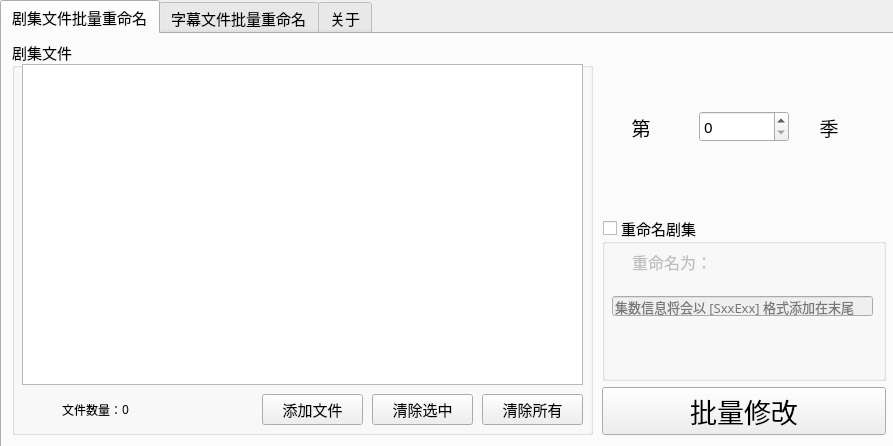
<?xml version="1.0" encoding="UTF-8"?>
<ui version="4.0">
 <class>Form</class>
 <widget class="QWidget" name="Form">
  <property name="geometry">
   <rect>
    <x>0</x>
    <y>0</y>
    <width>893</width>
    <height>446</height>
   </rect>
  </property>
  <property name="minimumSize">
   <size>
    <width>893</width>
    <height>446</height>
   </size>
  </property>
  <property name="maximumSize">
   <size>
    <width>893</width>
    <height>446</height>
   </size>
  </property>
  <property name="windowTitle">
   <string>剧集与字幕批量改名</string>
  </property>
  <property name="windowIcon">
   <iconset>
    <normaloff>icon/logo.png</normaloff>icon/logo.png</iconset>
  </property>
  <property name="windowOpacity">
   <double>1.000000000000000</double>
  </property>
  <widget class="QTabWidget" name="tabWidget">
   <property name="geometry">
    <rect>
     <x>0</x>
     <y>0</y>
     <width>896</width>
     <height>448</height>
    </rect>
   </property>
   <property name="sizePolicy">
    <sizepolicy hsizetype="Expanding" vsizetype="Expanding">
     <horstretch>0</horstretch>
     <verstretch>0</verstretch>
    </sizepolicy>
   </property>
   <property name="font">
    <font>
     <family>Microsoft Yi Baiti</family>
     <pointsize>11</pointsize>
    </font>
   </property>
   <property name="mouseTracking">
    <bool>false</bool>
   </property>
   <property name="focusPolicy">
    <enum>Qt::TabFocus</enum>
   </property>
   <property name="contextMenuPolicy">
    <enum>Qt::DefaultContextMenu</enum>
   </property>
   <property name="acceptDrops">
    <bool>false</bool>
   </property>
   <property name="toolTip">
    <string/>
   </property>
   <property name="statusTip">
    <string/>
   </property>
   <property name="tabPosition">
    <enum>QTabWidget::North</enum>
   </property>
   <property name="tabShape">
    <enum>QTabWidget::Rounded</enum>
   </property>
   <property name="currentIndex">
    <number>0</number>
   </property>
   <property name="iconSize">
    <size>
     <width>25</width>
     <height>25</height>
    </size>
   </property>
   <property name="elideMode">
    <enum>Qt::ElideNone</enum>
   </property>
   <property name="usesScrollButtons">
    <bool>false</bool>
   </property>
   <property name="documentMode">
    <bool>false</bool>
   </property>
   <property name="tabsClosable">
    <bool>false</bool>
   </property>
   <property name="movable">
    <bool>false</bool>
   </property>
   <property name="tabBarAutoHide">
    <bool>true</bool>
   </property>
   <widget class="QWidget" name="tab">
    <property name="accessibleName">
     <string/>
    </property>
    <attribute name="icon">
     <iconset theme="rename">
      <normaloff>icon/rename.png</normaloff>icon/rename.png</iconset>
    </attribute>
    <attribute name="title">
     <string>剧集文件批量重命名</string>
    </attribute>
    <widget class="QGroupBox" name="groupBox_3">
     <property name="geometry">
      <rect>
       <x>10</x>
       <y>6</y>
       <width>581</width>
       <height>395</height>
      </rect>
     </property>
     <property name="title">
      <string>剧集文件</string>
     </property>
     <widget class="QLabel" name="label_13">
      <property name="geometry">
       <rect>
        <x>10</x>
        <y>354</y>
        <width>31</width>
        <height>31</height>
       </rect>
      </property>
      <property name="text">
       <string/>
      </property>
      <property name="pixmap">
       <pixmap>icon/movie.png</pixmap>
      </property>
      <property name="scaledContents">
       <bool>true</bool>
      </property>
     </widget>
     <widget class="QLabel" name="label_14">
      <property name="geometry">
       <rect>
        <x>50</x>
        <y>354</y>
        <width>61</width>
        <height>31</height>
       </rect>
      </property>
      <property name="font">
       <font>
        <family>微软雅黑</family>
        <pointsize>9</pointsize>
       </font>
      </property>
      <property name="text">
       <string>文件数量：</string>
      </property>
      <property name="textFormat">
       <enum>Qt::AutoText</enum>
      </property>
     </widget>
     <widget class="QLabel" name="label_number_season">
      <property name="geometry">
       <rect>
        <x>110</x>
        <y>354</y>
        <width>131</width>
        <height>31</height>
       </rect>
      </property>
      <property name="font">
       <font>
        <family>微软雅黑</family>
        <pointsize>9</pointsize>
       </font>
      </property>
      <property name="text">
       <string>0</string>
      </property>
      <property name="textFormat">
       <enum>Qt::AutoText</enum>
      </property>
     </widget>
     <widget class="QPushButton" name="pushButton_rename_del_all">
      <property name="geometry">
       <rect>
        <x>470</x>
        <y>354</y>
        <width>101</width>
        <height>31</height>
       </rect>
      </property>
      <property name="text">
       <string>清除所有</string>
      </property>
      <property name="icon">
       <iconset>
        <normaloff>icon/del.png</normaloff>icon/del.png</iconset>
      </property>
      <property name="iconSize">
       <size>
        <width>29</width>
        <height>29</height>
       </size>
      </property>
     </widget>
     <widget class="QPushButton" name="pushButton_rename_add">
      <property name="geometry">
       <rect>
        <x>250</x>
        <y>354</y>
        <width>101</width>
        <height>31</height>
       </rect>
      </property>
      <property name="text">
       <string>添加文件</string>
      </property>
      <property name="icon">
       <iconset>
        <normaloff>icon/plus.png</normaloff>icon/plus.png</iconset>
      </property>
      <property name="iconSize">
       <size>
        <width>29</width>
        <height>29</height>
       </size>
      </property>
     </widget>
     <widget class="QPushButton" name="pushButton_rename_del_one">
      <property name="geometry">
       <rect>
        <x>360</x>
        <y>354</y>
        <width>101</width>
        <height>31</height>
       </rect>
      </property>
      <property name="toolTip">
       <string>清除选中</string>
      </property>
      <property name="text">
       <string>清除选中</string>
      </property>
      <property name="icon">
       <iconset>
        <normaloff>icon/close.png</normaloff>icon/close.png</iconset>
      </property>
      <property name="iconSize">
       <size>
        <width>29</width>
        <height>29</height>
       </size>
      </property>
     </widget>
     <widget class="QListWidget" name="listWidget_season">
      <property name="geometry">
       <rect>
        <x>10</x>
        <y>24</y>
        <width>561</width>
        <height>321</height>
       </rect>
      </property>
     </widget>
    </widget>
    <widget class="QWidget" name="verticalLayoutWidget">
     <property name="geometry">
      <rect>
       <x>600</x>
       <y>10</y>
       <width>284</width>
       <height>391</height>
      </rect>
     </property>
     <layout class="QVBoxLayout" name="verticalLayout">
      <item>
       <layout class="QHBoxLayout" name="horizontalLayout_3">
        <item>
         <widget class="QLabel" name="label_16">
          <property name="font">
           <font>
            <family>微软雅黑</family>
            <pointsize>14</pointsize>
           </font>
          </property>
          <property name="text">
           <string>      第</string>
          </property>
         </widget>
        </item>
        <item>
         <widget class="QSpinBox" name="spinBox_season">
          <property name="minimum">
           <number>0</number>
          </property>
         </widget>
        </item>
        <item>
         <widget class="QLabel" name="label_15">
          <property name="font">
           <font>
            <family>微软雅黑</family>
            <pointsize>14</pointsize>
           </font>
          </property>
          <property name="text">
           <string>     季</string>
          </property>
         </widget>
        </item>
       </layout>
      </item>
      <item>
       <widget class="QGroupBox" name="groupBox_rename">
        <property name="title">
         <string>重命名剧集</string>
        </property>
        <property name="checkable">
         <bool>true</bool>
        </property>
        <property name="checked">
         <bool>false</bool>
        </property>
        <widget class="QLabel" name="label_17">
         <property name="geometry">
          <rect>
           <x>30</x>
           <y>20</y>
           <width>91</width>
           <height>51</height>
          </rect>
         </property>
         <property name="font">
          <font>
           <family>微软雅黑</family>
           <pointsize>12</pointsize>
           <weight>50</weight>
           <bold>false</bold>
          </font>
         </property>
         <property name="text">
          <string>重命名为：</string>
         </property>
        </widget>
        <widget class="QLineEdit" name="lineEdit_rename">
         <property name="geometry">
          <rect>
           <x>10</x>
           <y>80</y>
           <width>261</width>
           <height>20</height>
          </rect>
         </property>
         <property name="font">
          <font>
           <family>微软雅黑</family>
           <pointsize>10</pointsize>
          </font>
         </property>
         <property name="placeholderText">
          <string>集数信息将会以 [SxxExx] 格式添加在末尾</string>
         </property>
        </widget>
       </widget>
      </item>
      <item>
       <widget class="QPushButton" name="pushButton_rename_start">
        <property name="font">
         <font>
          <family>华康方圆体W7(P)</family>
          <pointsize>20</pointsize>
         </font>
        </property>
        <property name="text">
         <string>批量修改</string>
        </property>
        <property name="icon">
         <iconset>
          <normalon>icon/start.png</normalon>
         </iconset>
        </property>
        <property name="iconSize">
         <size>
          <width>100</width>
          <height>100</height>
         </size>
        </property>
       </widget>
      </item>
     </layout>
    </widget>
   </widget>
   <widget class="QWidget" name="tab_2">
    <attribute name="icon">
     <iconset theme="字幕">
      <normaloff>icon/subtitles.png</normaloff>icon/subtitles.png</iconset>
    </attribute>
    <attribute name="title">
     <string>字幕文件批量重命名</string>
    </attribute>
    <widget class="QGroupBox" name="groupBox">
     <property name="geometry">
      <rect>
       <x>10</x>
       <y>6</y>
       <width>431</width>
       <height>351</height>
      </rect>
     </property>
     <property name="title">
      <string>字幕文件</string>
     </property>
     <property name="flat">
      <bool>false</bool>
     </property>
     <widget class="QPushButton" name="pushButton_sub_up">
      <property name="geometry">
       <rect>
        <x>390</x>
        <y>110</y>
        <width>31</width>
        <height>31</height>
       </rect>
      </property>
      <property name="toolTip">
       <string>上移一位</string>
      </property>
      <property name="text">
       <string/>
      </property>
      <property name="icon">
       <iconset>
        <normaloff>icon/up.png</normaloff>icon/up.png</iconset>
      </property>
      <property name="iconSize">
       <size>
        <width>31</width>
        <height>31</height>
       </size>
      </property>
     </widget>
     <widget class="QPushButton" name="pushButton_sub_down">
      <property name="geometry">
       <rect>
        <x>390</x>
        <y>150</y>
        <width>31</width>
        <height>31</height>
       </rect>
      </property>
      <property name="toolTip">
       <string>下移一位</string>
      </property>
      <property name="text">
       <string/>
      </property>
      <property name="icon">
       <iconset>
        <normaloff>icon/down.png</normaloff>icon/down.png</iconset>
      </property>
      <property name="iconSize">
       <size>
        <width>31</width>
        <height>31</height>
       </size>
      </property>
     </widget>
     <widget class="QPushButton" name="pushButton_sub_del_one">
      <property name="geometry">
       <rect>
        <x>220</x>
        <y>310</y>
        <width>101</width>
        <height>31</height>
       </rect>
      </property>
      <property name="toolTip">
       <string>清除选中</string>
      </property>
      <property name="text">
       <string>清除选中</string>
      </property>
      <property name="icon">
       <iconset>
        <normaloff>icon/close.png</normaloff>icon/close.png</iconset>
      </property>
      <property name="iconSize">
       <size>
        <width>29</width>
        <height>29</height>
       </size>
      </property>
     </widget>
     <widget class="QPushButton" name="pushButton_sub_add">
      <property name="geometry">
       <rect>
        <x>150</x>
        <y>310</y>
        <width>71</width>
        <height>31</height>
       </rect>
      </property>
      <property name="toolTip">
       <string>添加</string>
      </property>
      <property name="text">
       <string notr="true">添加</string>
      </property>
      <property name="icon">
       <iconset>
        <normaloff>icon/plus.png</normaloff>icon/plus.png</iconset>
      </property>
      <property name="iconSize">
       <size>
        <width>29</width>
        <height>29</height>
       </size>
      </property>
     </widget>
     <widget class="QPushButton" name="pushButton_sub_del_all">
      <property name="geometry">
       <rect>
        <x>320</x>
        <y>310</y>
        <width>101</width>
        <height>31</height>
       </rect>
      </property>
      <property name="toolTip">
       <string>清除全部</string>
      </property>
      <property name="text">
       <string notr="true">清除所有</string>
      </property>
      <property name="icon">
       <iconset>
        <normaloff>icon/del.png</normaloff>icon/del.png</iconset>
      </property>
      <property name="iconSize">
       <size>
        <width>29</width>
        <height>29</height>
       </size>
      </property>
     </widget>
     <widget class="QLabel" name="label">
      <property name="geometry">
       <rect>
        <x>50</x>
        <y>310</y>
        <width>61</width>
        <height>31</height>
       </rect>
      </property>
      <property name="font">
       <font>
        <family>微软雅黑</family>
        <pointsize>9</pointsize>
       </font>
      </property>
      <property name="text">
       <string>文件数量：</string>
      </property>
      <property name="textFormat">
       <enum>Qt::AutoText</enum>
      </property>
     </widget>
     <widget class="QLabel" name="label_number_sub">
      <property name="geometry">
       <rect>
        <x>110</x>
        <y>310</y>
        <width>41</width>
        <height>31</height>
       </rect>
      </property>
      <property name="font">
       <font>
        <family>微软雅黑</family>
        <pointsize>9</pointsize>
       </font>
      </property>
      <property name="text">
       <string>0</string>
      </property>
      <property name="textFormat">
       <enum>Qt::AutoText</enum>
      </property>
     </widget>
     <widget class="QLabel" name="label_6">
      <property name="geometry">
       <rect>
        <x>10</x>
        <y>310</y>
        <width>31</width>
        <height>31</height>
       </rect>
      </property>
      <property name="text">
       <string/>
      </property>
      <property name="pixmap">
       <pixmap>icon/subtitles.png</pixmap>
      </property>
      <property name="scaledContents">
       <bool>true</bool>
      </property>
     </widget>
     <widget class="QListWidget" name="listWidget_sub">
      <property name="geometry">
       <rect>
        <x>10</x>
        <y>20</y>
        <width>371</width>
        <height>281</height>
       </rect>
      </property>
     </widget>
     <widget class="QPushButton" name="pushButton_sub_flash">
      <property name="geometry">
       <rect>
        <x>390</x>
        <y>220</y>
        <width>31</width>
        <height>31</height>
       </rect>
      </property>
      <property name="toolTip">
       <string>下移一位</string>
      </property>
      <property name="text">
       <string/>
      </property>
      <property name="icon">
       <iconset>
        <normaloff>icon/flash.png</normaloff>icon/flash.png</iconset>
      </property>
      <property name="iconSize">
       <size>
        <width>31</width>
        <height>31</height>
       </size>
      </property>
     </widget>
    </widget>
    <widget class="QGroupBox" name="groupBox_2">
     <property name="geometry">
      <rect>
       <x>450</x>
       <y>6</y>
       <width>431</width>
       <height>351</height>
      </rect>
     </property>
     <property name="title">
      <string>视频文件</string>
     </property>
     <property name="flat">
      <bool>false</bool>
     </property>
     <widget class="QPushButton" name="pushButton_movie_up">
      <property name="geometry">
       <rect>
        <x>390</x>
        <y>110</y>
        <width>31</width>
        <height>31</height>
       </rect>
      </property>
      <property name="toolTip">
       <string>上移一位</string>
      </property>
      <property name="text">
       <string/>
      </property>
      <property name="icon">
       <iconset>
        <normaloff>icon/up.png</normaloff>icon/up.png</iconset>
      </property>
      <property name="iconSize">
       <size>
        <width>31</width>
        <height>31</height>
       </size>
      </property>
     </widget>
     <widget class="QPushButton" name="pushButton_movie_down">
      <property name="geometry">
       <rect>
        <x>390</x>
        <y>150</y>
        <width>31</width>
        <height>31</height>
       </rect>
      </property>
      <property name="toolTip">
       <string>下移一位</string>
      </property>
      <property name="text">
       <string/>
      </property>
      <property name="icon">
       <iconset>
        <normaloff>icon/down.png</normaloff>icon/down.png</iconset>
      </property>
      <property name="iconSize">
       <size>
        <width>31</width>
        <height>31</height>
       </size>
      </property>
     </widget>
     <widget class="QLabel" name="label_2">
      <property name="geometry">
       <rect>
        <x>50</x>
        <y>310</y>
        <width>61</width>
        <height>31</height>
       </rect>
      </property>
      <property name="font">
       <font>
        <family>微软雅黑</family>
        <pointsize>9</pointsize>
       </font>
      </property>
      <property name="text">
       <string>文件数量：</string>
      </property>
      <property name="textFormat">
       <enum>Qt::AutoText</enum>
      </property>
     </widget>
     <widget class="QLabel" name="label_number_movie">
      <property name="geometry">
       <rect>
        <x>110</x>
        <y>310</y>
        <width>41</width>
        <height>31</height>
       </rect>
      </property>
      <property name="font">
       <font>
        <family>微软雅黑</family>
        <pointsize>9</pointsize>
       </font>
      </property>
      <property name="text">
       <string>0</string>
      </property>
      <property name="textFormat">
       <enum>Qt::AutoText</enum>
      </property>
     </widget>
     <widget class="QLabel" name="label_7">
      <property name="geometry">
       <rect>
        <x>10</x>
        <y>310</y>
        <width>31</width>
        <height>31</height>
       </rect>
      </property>
      <property name="text">
       <string/>
      </property>
      <property name="pixmap">
       <pixmap>icon/movie.png</pixmap>
      </property>
      <property name="scaledContents">
       <bool>true</bool>
      </property>
     </widget>
     <widget class="QPushButton" name="pushButton_movie_del_one">
      <property name="geometry">
       <rect>
        <x>220</x>
        <y>310</y>
        <width>101</width>
        <height>31</height>
       </rect>
      </property>
      <property name="toolTip">
       <string>清除选中</string>
      </property>
      <property name="text">
       <string>清除选中</string>
      </property>
      <property name="icon">
       <iconset>
        <normaloff>icon/close.png</normaloff>icon/close.png</iconset>
      </property>
      <property name="iconSize">
       <size>
        <width>29</width>
        <height>29</height>
       </size>
      </property>
     </widget>
     <widget class="QPushButton" name="pushButton_movie_del_all">
      <property name="geometry">
       <rect>
        <x>320</x>
        <y>310</y>
        <width>101</width>
        <height>31</height>
       </rect>
      </property>
      <property name="toolTip">
       <string>清除全部</string>
      </property>
      <property name="text">
       <string notr="true">清除所有</string>
      </property>
      <property name="icon">
       <iconset>
        <normaloff>icon/del.png</normaloff>icon/del.png</iconset>
      </property>
      <property name="iconSize">
       <size>
        <width>29</width>
        <height>29</height>
       </size>
      </property>
     </widget>
     <widget class="QPushButton" name="pushButton_movie_add">
      <property name="geometry">
       <rect>
        <x>150</x>
        <y>310</y>
        <width>71</width>
        <height>31</height>
       </rect>
      </property>
      <property name="toolTip">
       <string>添加</string>
      </property>
      <property name="text">
       <string notr="true">添加</string>
      </property>
      <property name="icon">
       <iconset>
        <normaloff>icon/plus.png</normaloff>icon/plus.png</iconset>
      </property>
      <property name="iconSize">
       <size>
        <width>29</width>
        <height>29</height>
       </size>
      </property>
     </widget>
     <widget class="QListWidget" name="listWidget_movie">
      <property name="geometry">
       <rect>
        <x>10</x>
        <y>20</y>
        <width>371</width>
        <height>281</height>
       </rect>
      </property>
     </widget>
     <widget class="QPushButton" name="pushButton_movie_flash">
      <property name="geometry">
       <rect>
        <x>390</x>
        <y>220</y>
        <width>31</width>
        <height>31</height>
       </rect>
      </property>
      <property name="toolTip">
       <string>下移一位</string>
      </property>
      <property name="text">
       <string/>
      </property>
      <property name="icon">
       <iconset>
        <normaloff>icon/flash.png</normaloff>icon/flash.png</iconset>
      </property>
      <property name="iconSize">
       <size>
        <width>31</width>
        <height>31</height>
       </size>
      </property>
     </widget>
    </widget>
    <widget class="QPushButton" name="pushButton_sub_start">
     <property name="geometry">
      <rect>
       <x>720</x>
       <y>366</y>
       <width>161</width>
       <height>36</height>
      </rect>
     </property>
     <property name="font">
      <font>
       <family>微软雅黑</family>
      </font>
     </property>
     <property name="toolTip">
      <string>开始修改</string>
     </property>
     <property name="text">
      <string>批量修改</string>
     </property>
     <property name="icon">
      <iconset>
       <normaloff>icon/start.png</normaloff>icon/start.png</iconset>
     </property>
     <property name="iconSize">
      <size>
       <width>29</width>
       <height>29</height>
      </size>
     </property>
    </widget>
    <widget class="QGroupBox" name="groupBox_sub_lan">
     <property name="geometry">
      <rect>
       <x>10</x>
       <y>360</y>
       <width>701</width>
       <height>41</height>
      </rect>
     </property>
     <property name="title">
      <string>添加字幕语言标注</string>
     </property>
     <property name="alignment">
      <set>Qt::AlignLeading|Qt::AlignLeft|Qt::AlignTop</set>
     </property>
     <property name="flat">
      <bool>false</bool>
     </property>
     <property name="checkable">
      <bool>true</bool>
     </property>
     <property name="checked">
      <bool>false</bool>
     </property>
     <widget class="QLabel" name="label_18">
      <property name="geometry">
       <rect>
        <x>220</x>
        <y>10</y>
        <width>51</width>
        <height>31</height>
       </rect>
      </property>
      <property name="font">
       <font>
        <family>微软雅黑</family>
        <pointsize>9</pointsize>
       </font>
      </property>
      <property name="text">
       <string>字幕语言</string>
      </property>
      <property name="textFormat">
       <enum>Qt::AutoText</enum>
      </property>
     </widget>
     <widget class="QRadioButton" name="radioButton_lan_eng">
      <property name="geometry">
       <rect>
        <x>480</x>
        <y>10</y>
        <width>81</width>
        <height>31</height>
       </rect>
      </property>
      <property name="font">
       <font>
        <family>微软雅黑</family>
        <pointsize>11</pointsize>
       </font>
      </property>
      <property name="text">
       <string notr="true">eng</string>
      </property>
      <property name="icon">
       <iconset>
        <normaloff>icon/eng.png</normaloff>icon/eng.png</iconset>
      </property>
      <property name="iconSize">
       <size>
        <width>23</width>
        <height>23</height>
       </size>
      </property>
      <property name="checked">
       <bool>false</bool>
      </property>
     </widget>
     <widget class="QRadioButton" name="radioButton_lan_cht">
      <property name="geometry">
       <rect>
        <x>390</x>
        <y>10</y>
        <width>81</width>
        <height>31</height>
       </rect>
      </property>
      <property name="font">
       <font>
        <family>微软雅黑</family>
        <pointsize>11</pointsize>
       </font>
      </property>
      <property name="text">
       <string notr="true">cht</string>
      </property>
      <property name="icon">
       <iconset>
        <normaloff>icon/cht.png</normaloff>icon/cht.png</iconset>
      </property>
      <property name="iconSize">
       <size>
        <width>23</width>
        <height>23</height>
       </size>
      </property>
      <property name="checked">
       <bool>false</bool>
      </property>
     </widget>
     <widget class="QRadioButton" name="radioButton_lan_chs">
      <property name="geometry">
       <rect>
        <x>300</x>
        <y>10</y>
        <width>81</width>
        <height>31</height>
       </rect>
      </property>
      <property name="font">
       <font>
        <family>微软雅黑</family>
        <pointsize>11</pointsize>
       </font>
      </property>
      <property name="text">
       <string notr="true">chs</string>
      </property>
      <property name="icon">
       <iconset>
        <normaloff>icon/chs.png</normaloff>icon/chs.png</iconset>
      </property>
      <property name="iconSize">
       <size>
        <width>23</width>
        <height>23</height>
       </size>
      </property>
      <property name="checked">
       <bool>true</bool>
      </property>
     </widget>
    </widget>
   </widget>
   <widget class="QWidget" name="tab_3">
    <attribute name="icon">
     <iconset>
      <normaloff>icon/info.png</normaloff>icon/info.png</iconset>
    </attribute>
    <attribute name="title">
     <string>关于</string>
    </attribute>
    <widget class="QLabel" name="label_4">
     <property name="geometry">
      <rect>
       <x>580</x>
       <y>330</y>
       <width>61</width>
       <height>61</height>
      </rect>
     </property>
     <property name="text">
      <string/>
     </property>
     <property name="pixmap">
      <pixmap>icon/Python.png</pixmap>
     </property>
     <property name="scaledContents">
      <bool>true</bool>
     </property>
    </widget>
    <widget class="QLabel" name="label_8">
     <property name="geometry">
      <rect>
       <x>420</x>
       <y>340</y>
       <width>141</width>
       <height>41</height>
      </rect>
     </property>
     <property name="font">
      <font>
       <family>MV Boli</family>
       <pointsize>22</pointsize>
       <weight>50</weight>
       <bold>false</bold>
      </font>
     </property>
     <property name="text">
      <string>Power by</string>
     </property>
    </widget>
    <widget class="QLabel" name="label_9">
     <property name="geometry">
      <rect>
       <x>660</x>
       <y>340</y>
       <width>211</width>
       <height>41</height>
      </rect>
     </property>
     <property name="font">
      <font>
       <family>MV Boli</family>
       <pointsize>22</pointsize>
       <weight>50</weight>
       <bold>false</bold>
      </font>
     </property>
     <property name="text">
      <string>Python PyQt5</string>
     </property>
    </widget>
    <widget class="QLabel" name="label_10">
     <property name="geometry">
      <rect>
       <x>280</x>
       <y>60</y>
       <width>131</width>
       <height>31</height>
      </rect>
     </property>
     <property name="font">
      <font>
       <family>微软雅黑</family>
       <pointsize>12</pointsize>
       <weight>50</weight>
       <bold>false</bold>
      </font>
     </property>
     <property name="text">
      <string>作者：Reboot93</string>
     </property>
    </widget>
    <widget class="QLabel" name="label_11">
     <property name="geometry">
      <rect>
       <x>280</x>
       <y>100</y>
       <width>131</width>
       <height>31</height>
      </rect>
     </property>
     <property name="font">
      <font>
       <family>微软雅黑</family>
       <pointsize>12</pointsize>
       <weight>50</weight>
       <bold>false</bold>
      </font>
     </property>
     <property name="text">
      <string>版本:   V1.0</string>
     </property>
    </widget>
    <widget class="QLabel" name="label_12">
     <property name="geometry">
      <rect>
       <x>20</x>
       <y>10</y>
       <width>191</width>
       <height>191</height>
      </rect>
     </property>
     <property name="text">
      <string/>
     </property>
     <property name="pixmap">
      <pixmap>icon/logo.png</pixmap>
     </property>
     <property name="scaledContents">
      <bool>true</bool>
     </property>
    </widget>
    <widget class="QLabel" name="label_3">
     <property name="geometry">
      <rect>
       <x>30</x>
       <y>345</y>
       <width>301</width>
       <height>31</height>
      </rect>
     </property>
     <property name="text">
      <string>界面参考：字幕文件批量改名(作者：乌拉狸)</string>
     </property>
    </widget>
   </widget>
  </widget>
 </widget>
 <resources/>
 <connections/>
</ui>
